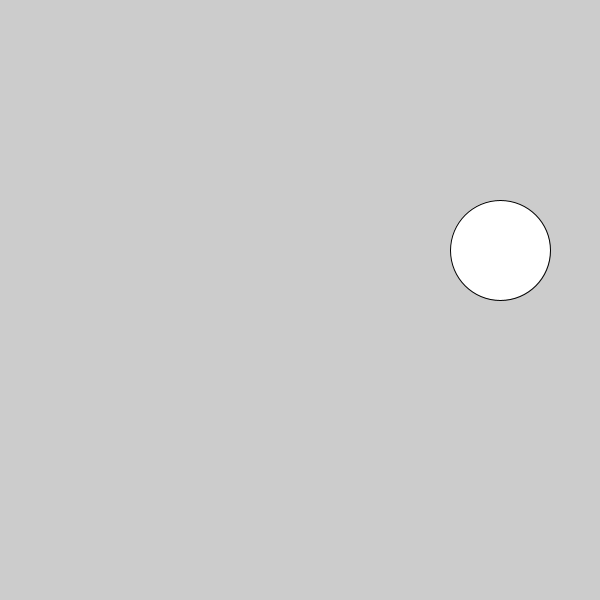
Frame 1 (no input)
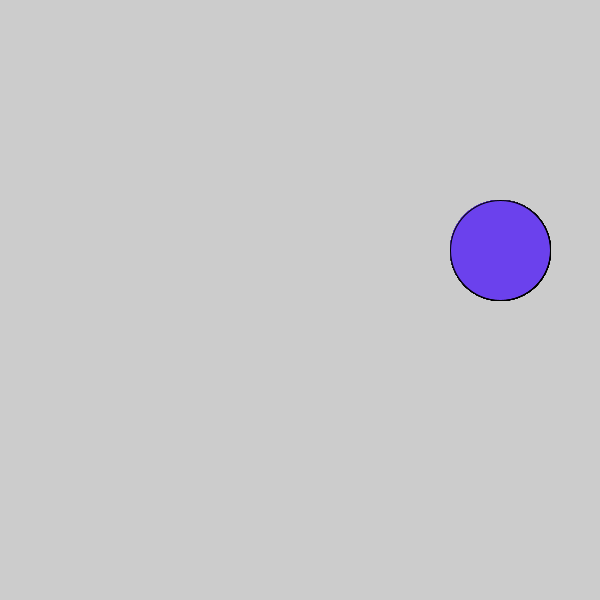
Frame 60 (the mouse pressed at the canvas centre just before this capture)
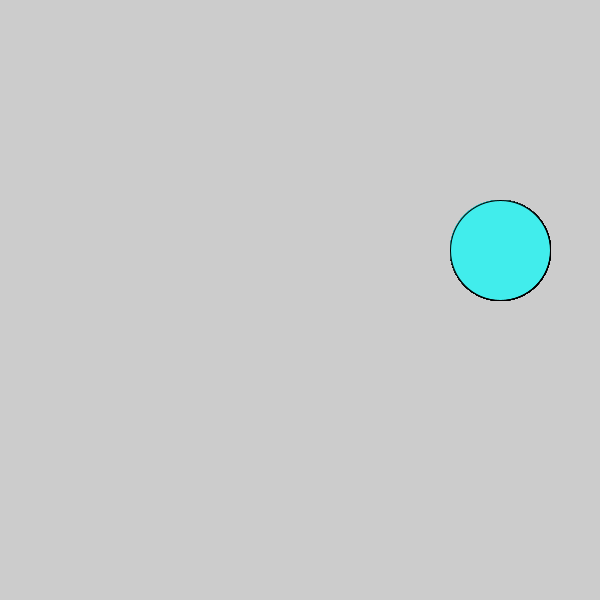
Frame 120 (the mouse held since frame 60 and released just before this capture)

The Processing sketch that drew these frames (run headless with seeded random() and noise(); from frame 60 on, the mouse is pressed at the canvas centre):

// Processing sketch: c_LogicalDot
// ── c_LogicalDot.pde

void setup() {

  // 1. Set the size of the sketch. Make it 600 pixels square.
  size (600, 600);
}

void draw() {

  // 2. Draw an ellipse
  // Run the program to make sure it works before moving on.
  ellipse(500, 250, 100, 100);

  // 3. Change the color of the ellipse when the mouse is pressed.
  //    Use the following code, but put your colors where indicated
  //    Remember to use the   fill()  command to set colors.

  if (mousePressed) {
    fill(#41EDEC);
    //  put one color here
  } else {

    // put a different color here
    fill(#6B41ED);
  }
}
